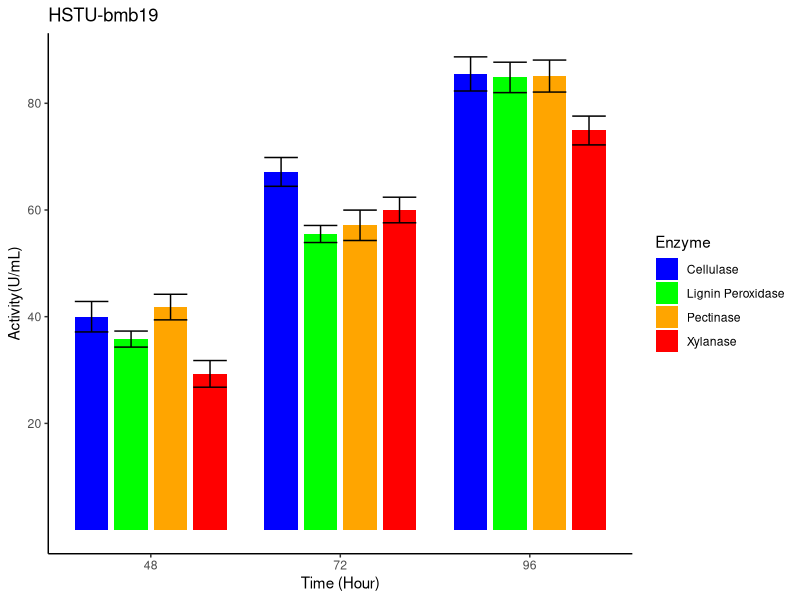

Recreate this plot in R.
# Load necessary packages
install.packages("ggplot2")
library(ggplot2)

# Create a data frame with your data
data <- data.frame(
  Time = c(48, 72, 96),
  Enzyme = rep(c("Cellulase", "Xylanase", "Pectinase", "Lignin Peroxidase"), each = 3),
  Mean = c(40, 67.14, 85.5, 29.28, 60, 74.9, 41.8, 57.13, 85.1, 35.8, 55.5, 84.85),
  SE = c(2.856, 2.7, 3.2, 2.5, 2.4, 2.7, 2.4, 2.85, 3, 1.5, 1.6, 2.85)
)

# Create the grouped bar plot with error bars
p <- ggplot(data, aes(x = Time, y = Mean, fill = Enzyme)) +
  geom_bar(stat = "identity", position = position_dodge(width = 20), width = 17) +
  geom_errorbar(aes(ymin = Mean - SE, ymax = Mean + SE), position = position_dodge(width =20), width = 17) +
  labs(x = "Time (Hour)", y = "Activity(U/mL)", title = "HSTU-bmb19") +
  scale_fill_manual(values = c("blue", "green", "orange", "red")) +
  theme_classic() +
  scale_x_continuous(breaks = c(48, 72, 96))+
  scale_y_continuous(breaks = c(20, 40, 60, 80))

# Show the plot
print(p)

